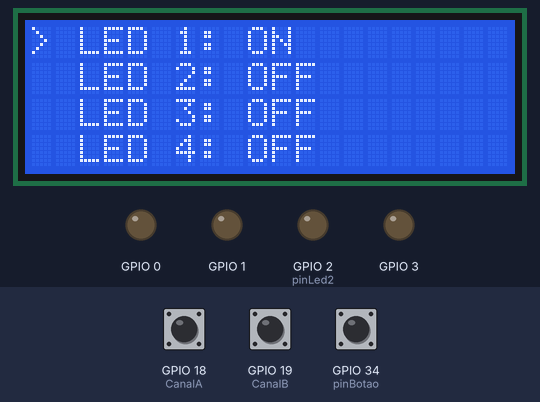
Simulated run of this program. Board: ESP32. Parts: 20×4 character LCD, output pins drawn as LEDs (lit = HIGH). The inputs (shaded band) are chosen by the test bench; at power-on: GPIO 34 (pinBotao) HIGH, GPIO 18 (CanalA) HIGH, GPIO 19 (CanalB) HIGH.

Above: at 1.3 s.
1.4 s: GPIO 34 (pinBotao) pulled LOW for 0.15 s
At 2.7 s:
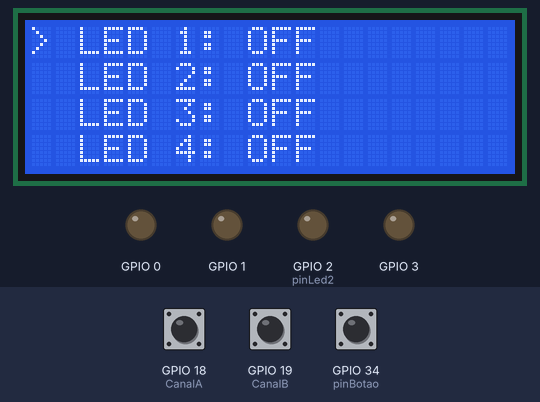
3.0 s: GPIO 34 (pinBotao) pulled LOW for 1 s
At 5.2 s:
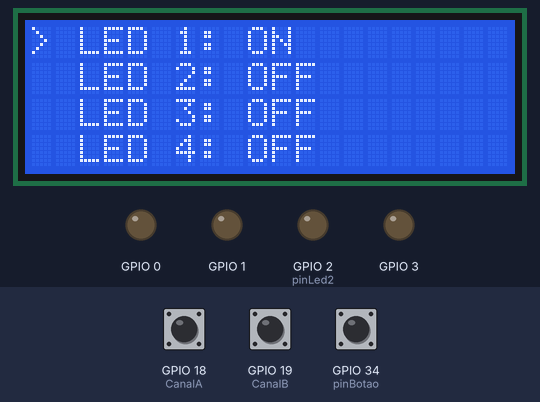
5.5 s: GPIO 34 (pinBotao) pulled LOW for 3.2 s
At 10.1 s:
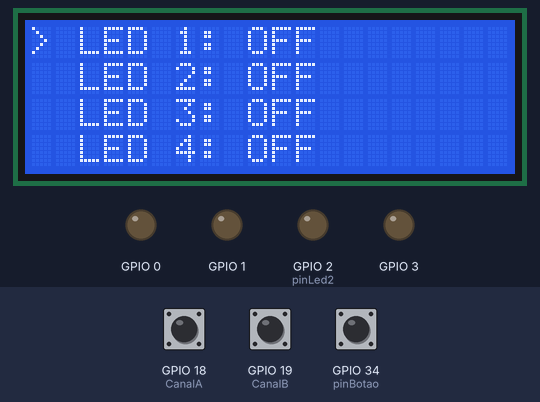
Timing chart, 0 to 11.6 s (numbered marks = the images above; inputs shaded):
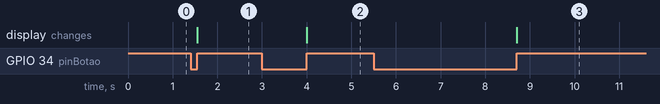

The program:

main.cpp
```cpp
#include <Arduino.h>
#include <LiquidCrystal_I2C.h>

LiquidCrystal_I2C lcd(0x27, 20, 4);

#define pinLed1 15  // LED 1
#define pinLed2 2   // LED 2
#define pinLed3 4   // LED 3
#define pinLed4 5   // LED 4
#define CanalA 18   // CLK
#define CanalB 19   // DT
#define pinBotao 34 // Botão

const int8_t led[4] = {pinLed1, pinLed2, pinLed3, pinLed4};
const int8_t tabelaTransicao[4][4] = {
// * Sentido do Encoder
/*
	+1 = Horário
	 0 = Parado
	-1 = Anti-horário
*/

// * Posições do Encoder
/* 		  0  1  2  3
	 0 	{00,01,02,03},

	 1 	{10,11,12,13},
	 2 	{20,21,22,23},
	 3 	{30,31,32,33}
*/

	{ 0, 1,-1, 0},
	{-1, 0, 0, 1},
	{ 1, 0, 0,-1},
	{ 0,-1, 1, 0}
};

// * Protótipo
void encoderUpdate();

void setup() {
  pinMode(CanalA, INPUT_PULLUP);
  pinMode(CanalB, INPUT_PULLUP);
  pinMode(pinBotao, INPUT_PULLUP);
  for (int i = 0; i < 4; i++) pinMode(i, OUTPUT);

  lcd.init();
  lcd.backlight();
  lcd.print("> LED 1: OFF");
  lcd.setCursor(0, 1);
  lcd.print("  LED 2: OFF");
  lcd.setCursor(0, 2);
  lcd.print("  LED 3: OFF");
  lcd.setCursor(0, 3);
  lcd.print("  LED 4: OFF");
}

void loop() {
  bool leituraCanalA = digitalRead(CanalA);
  bool leituraCanalB = digitalRead(CanalB);
  int estadoAtualEncoder = ((leituraCanalA << 1) | leituraCanalB);
  static int estadoAnteriorEncoder = 3;

  static int contador = 0, acumuladorMovimento = 0;
  static bool estadoLed[4] = {0};

  if (estadoAnteriorEncoder != estadoAtualEncoder) {
    acumuladorMovimento += tabelaTransicao[estadoAnteriorEncoder][estadoAtualEncoder];
    if (contador > 3) contador = 0;
    else if (contador < 0) contador = 3;

    if (contador != estadoAnteriorEncoder) {
      lcd.setCursor(0, estadoAnteriorEncoder);
      lcd.print(" ");
      lcd.setCursor(0, contador);
      lcd.print(">");
      estadoAnteriorEncoder = contador;
    }
    if (acumuladorMovimento == 3) contador++;
    else if (acumuladorMovimento == -3) contador--;

    acumuladorMovimento = 0;
    estadoAnteriorEncoder = estadoAtualEncoder;
  }

  bool estadoBotao = digitalRead(pinBotao);
  static bool estadoBotaoAnterior = false;
  static unsigned long ultimoTempoBotao = 0;
  const unsigned long debounceDelay = 50;

  if (estadoBotao && !estadoBotaoAnterior) {
  unsigned long tempoAtual = millis();
    if (contador >= 0 && contador < 4) {
      estadoLed[contador] = !estadoLed[contador];
      digitalWrite(led[contador], estadoLed[contador]);
      lcd.setCursor(9, contador);
      estadoLed[contador] ? lcd.print("ON ") : lcd.print("OFF");
    }
  }

  estadoAnteriorEncoder = estadoAtualEncoder;
  estadoBotaoAnterior = estadoBotao;
}

void encoderUpdate(){

}
```

Measured:
- after the input at 1.4 s, the display: changes after 0.15 s (image 1)
- after the input at 3.0 s, the display: changes after 1.0 s (image 2)
- after the input at 5.5 s, the display: changes after 3.2 s (image 3)
